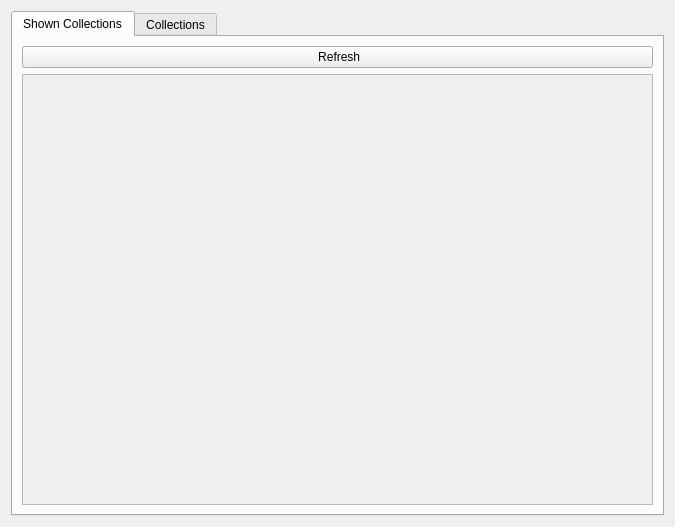
<?xml version="1.0" encoding="UTF-8"?>
<ui version="4.0">
 <class>Frame</class>
 <widget class="QFrame" name="Frame">
  <property name="geometry">
   <rect>
    <x>0</x>
    <y>0</y>
    <width>675</width>
    <height>527</height>
   </rect>
  </property>
  <property name="windowTitle">
   <string>Frame</string>
  </property>
  <layout class="QVBoxLayout" name="verticalLayout">
   <item>
    <widget class="QTabWidget" name="tabWidget">
     <property name="currentIndex">
      <number>0</number>
     </property>
     <widget class="QWidget" name="tab">
      <attribute name="title">
       <string>Shown Collections</string>
      </attribute>
      <layout class="QVBoxLayout" name="verticalLayout_2">
       <item>
        <widget class="QPushButton" name="refreshCollectionsButton">
         <property name="text">
          <string> Refresh</string>
         </property>
         <property name="icon">
          <iconset resource="../resource_files/resources.qrc">
           <normaloff>:/icons/refresh.png</normaloff>:/icons/refresh.png</iconset>
         </property>
        </widget>
       </item>
       <item>
        <widget class="QScrollArea" name="scrollArea">
         <property name="widgetResizable">
          <bool>true</bool>
         </property>
         <widget class="QWidget" name="scrollAreaWidgetContents">
          <property name="geometry">
           <rect>
            <x>0</x>
            <y>0</y>
            <width>631</width>
            <height>433</height>
           </rect>
          </property>
          <layout class="QVBoxLayout" name="verticalLayout_4">
           <item>
            <layout class="QVBoxLayout" name="collectionsLayout"/>
           </item>
          </layout>
         </widget>
        </widget>
       </item>
      </layout>
     </widget>
     <widget class="QWidget" name="tab_2">
      <attribute name="title">
       <string>Collections</string>
      </attribute>
      <layout class="QVBoxLayout" name="verticalLayout_3">
       <item>
        <layout class="QVBoxLayout" name="verticalLayout_5">
         <item alignment="Qt::AlignTop">
          <widget class="QComboBox" name="collectionsComboBox"/>
         </item>
         <item>
          <widget class="QScrollArea" name="scrollArea_2">
           <property name="widgetResizable">
            <bool>true</bool>
           </property>
           <widget class="QWidget" name="scrollAreaWidgetContents_2">
            <property name="geometry">
             <rect>
              <x>0</x>
              <y>0</y>
              <width>629</width>
              <height>435</height>
             </rect>
            </property>
            <layout class="QVBoxLayout" name="verticalLayout_7">
             <item>
              <widget class="QTableWidget" name="collectionPropertiesTableWidget"/>
             </item>
             <item>
              <layout class="QVBoxLayout" name="collectionPropertiesVBox"/>
             </item>
            </layout>
           </widget>
          </widget>
         </item>
        </layout>
       </item>
      </layout>
     </widget>
    </widget>
   </item>
  </layout>
 </widget>
 <resources>
  <include location="../resource_files/resources.qrc"/>
 </resources>
 <connections/>
</ui>
